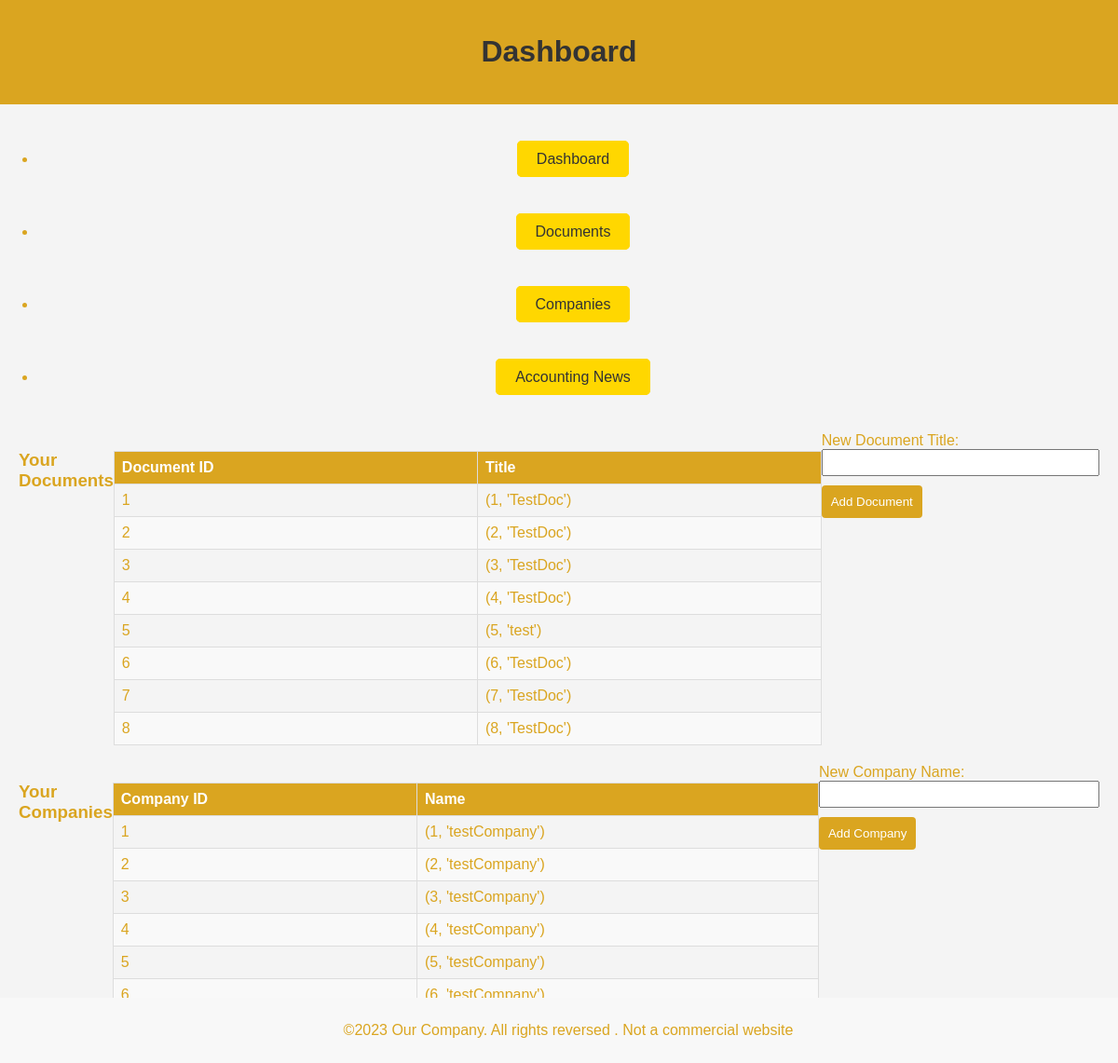
The app's page /dashboard (signed in) with its own data.
### tables this page shows
CREATE TABLE documents (id INTEGER PRIMARY KEY, title TEXT);

CREATE TABLE companies (id INTEGER PRIMARY KEY, name TEXT);

### main.py (the view)
@app.route('/dashboard')
def dashboard():
    if 'user_id' in session:
        documents_list = get_documents()
        companies_list = get_companies()
        news_list = get_news()
        return render_template('dashboard.html', documents_list=documents_list, companies_list=companies_list, news_list=news_list)
    else:
        return redirect(url_for('login'))

### main.py (called while the page is built)
def connect_db():
    return sqlite3.connect(app.root_path + '/bookkeeping.db')

def get_documents():
    with connect_db() as con:
        cur = con.cursor()
        cur.execute('SELECT * FROM documents')
        documents_list = cur.fetchall()
    return documents_list

def get_news():
    with connect_db() as con:
        cur = con.cursor()
        cur.execute('SELECT * FROM news')
        news_list = cur.fetchall()
    return news_list

def get_companies():
    with connect_db() as con:
        cur = con.cursor()
        cur.execute('SELECT * FROM companies')
        companies_list = cur.fetchall()
    return companies_list

### templates/dashboard.html (shortened to what this page needs)
<!DOCTYPE html>
<html lang="en">
<head>
     <link rel="stylesheet" type="text/css" href="{{ url_for('static', filename='styles.css') }}">
</head>
<body>
    <header>
        <h1>Dashboard</h1>
    </header>
    <nav>
        <ul>
            <li><a href="{{ url_for('dashboard') }}" class="active">Dashboard</a></li>
            <li><a href="{{ url_for('documents') }}">Documents</a></li>
            <li><a href="{{ url_for('companies') }}">Companies</a></li>
            <li><a href="{{ url_for('accounting_news') }}">Accounting News</a></li>
        </ul>
    </nav>
<section>
    <h3>Your Documents</h3>
    <table>
        <thead>
            <tr>
                <th>Document ID</th>
                <th>Title</th>
            </tr>
        </thead>
        <tbody>
            {% for document in documents_list %}
                <tr>
                    <td>{{ loop.index }}</td>
                    <td>{{ document }}</td>
                </tr>
            {% endfor %}
        </tbody>
    </table>
    <form method="post" action="{{ url_for('documents') }}">
        <label for="document_title">New Document Title:</label>
        <input type="text" id="document_title" name="document_title" required>
        <button type="submit">Add Document</button>
    </form>
</section>
<section>
    <h3>Your Companies</h3>
    <table>
        <thead>
            <tr>
                <th>Company ID</th>
                <th>Name</th>
            </tr>
        </thead>
        <tbody>
            {% for company in companies_list %}
                <tr>
                    <td>{{ loop.index}}</td>
                    <td>{{ company }}</td>
                </tr>
            {% endfor %}
        </tbody>
    </table>
    <form method="post" action="{{ url_for('companies') }}">
        <label for="company_name">New Company Name:</label>
        <input type="text" id="company_name" name="company_name" required>
        <button type="submit">Add Company</button>
    </form>
</section>
    <footer>
        <p>&copy;2023 Our Company. All rights reversed . Not a commercial website</p>
    </footer>
</body>
</html>

### static/styles.css (style rules this page uses)
body { font-family: 'Arial', sans-serif; margin: 0; padding: 0; background-color: #fff; color: #daa520; }
header { background-color: #daa520; color: #fff; text-align: center; padding: 1em; }
footer { background-color: #f8f8f8; padding: 10px; text-align: center; position: fixed; bottom: 0; width: 100%; }
section { display: flex; justify-content: space-around; margin: 20px; }
table { width: 100%; border-collapse: collapse; margin-top: 20px; }
th, td { border: 1px solid #ddd; padding: 8px; text-align: left; }
th { background-color: #daa520; color: #fff; }
tr:nth-child(even) { background-color: #f9f9f9; }
input { width: 100%; padding: 5px; box-sizing: border-box; }
button { background-color: #daa520; color: #fff; padding: 10px; border: none; border-radius: 4px; cursor: pointer; margin-top: 10px; }
body { font-family: Arial, sans-serif; background-color: #f4f4f4; margin: 0; padding: 0; }
h1 { text-align: center; color: #333; }
nav { text-align: center; margin-top: 20px; }
nav a { text-decoration: none; color: #333; padding: 10px 20px; margin-right: 10px; background-color: #FFD700; border: 1px solid #FFD700; border-radius: 5px; transition: background-color 0.3s ease-in-out, color 0.3s ease-in-out; }
li { padding: 30px; }

### records on screen
documents: document "(1, 'TestDoc')"
documents: document "(2, 'TestDoc')"
documents: document "(3, 'TestDoc')"
documents: document "(4, 'TestDoc')"
documents: document "(5, 'test')"
documents: document "(6, 'TestDoc')"
documents: document "(7, 'TestDoc')"
documents: document "(8, 'TestDoc')"
companies: company "(1, 'testCompany')"
companies: company "(2, 'testCompany')"
companies: company "(3, 'testCompany')"
companies: company "(4, 'testCompany')"
companies: company "(5, 'testCompany')"
companies: company "(6, 'testCompany')"
